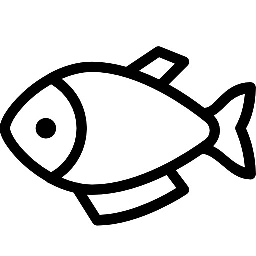
#> input picture sources/11장/images/fish.jpg, 256 x 256 px
$ python ex11-5.py
#> lines starting #> are read from the running program, lines starting #| are printed output that depends on the picture; after the words box and inside, x2 and y2 are one past the last pixel; in counts of white or black regions, pixels touching at a corner belong together
import cv2
import numpy as np

img = cv2.imread('images/fish.jpg')
#> img is the input picture: shape (256, 256, 3); min 0, max 255, mean 211.5
yMax, xMax = img.shape[:2]
#> yMax = 256; xMax = 256

# 변환 전, 후 각 3개의 점 좌표 설정
pts1 = np.float32([[50, 50], [200, 100], [100, 200]])
pts2 = np.float32([[80, 80], [180, 50], [110, 180]])

# 짝지은 3개의 점 좌표로 변환 행렬 계산
mtrx = cv2.getAffineTransform(pts1, pts2)

# 어파인 변환 행렬로 이미지 변환
dst = cv2.warpAffine(img, mtrx, (xMax, yMax))
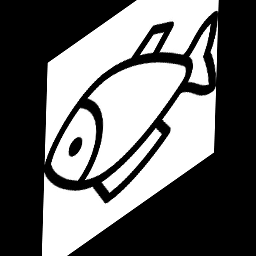
#> dst: shape (256, 256, 3); min 0, max 255, mean 105

# 이미지에 점 좌표 표시
pts1 = pts1.astype(np.uint8)       # 정수 좌표로 변환
pts2 = pts2.astype(np.uint8)

cv2.circle(img, pts1[0], 5, (255,0,0), -1)
#> img: shape (256, 256, 3); 0.12% of pixels changed, all inside (x1, y1, x2, y2) = (45, 45, 56, 56)
cv2.circle(img, pts1[1], 5, (0,255,0), -1)
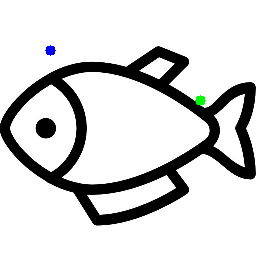
#> img: shape (256, 256, 3); mean B, G, R 211.2, 211.2, 210.9
cv2.circle(img, pts1[2], 5, (0,0,255), -1)
#> img: shape (256, 256, 3); 0.12% of pixels changed, all inside (x1, y1, x2, y2) = (95, 195, 106, 206)
cv2.circle(dst, pts2[0], 5, (255,0,0), -1)
#> dst: shape (256, 256, 3); 0.12% of pixels changed, all inside (x1, y1, x2, y2) = (75, 75, 86, 86)
cv2.circle(dst, pts2[1], 5, (0,255,0), -1)
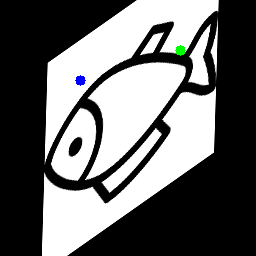
#> dst: shape (256, 256, 3); mean B, G, R 104.8, 104.8, 104.4
cv2.circle(dst, pts2[2], 5, (0,0,255), -1)
#> dst: shape (256, 256, 3); 0.12% of pixels changed, all inside (x1, y1, x2, y2) = (105, 175, 116, 186)

# 결과 출력
cv2.imshow('origin',img)
cv2.imshow('affin', dst)
cv2.waitKey(0)
cv2.destroyAllWindows()
